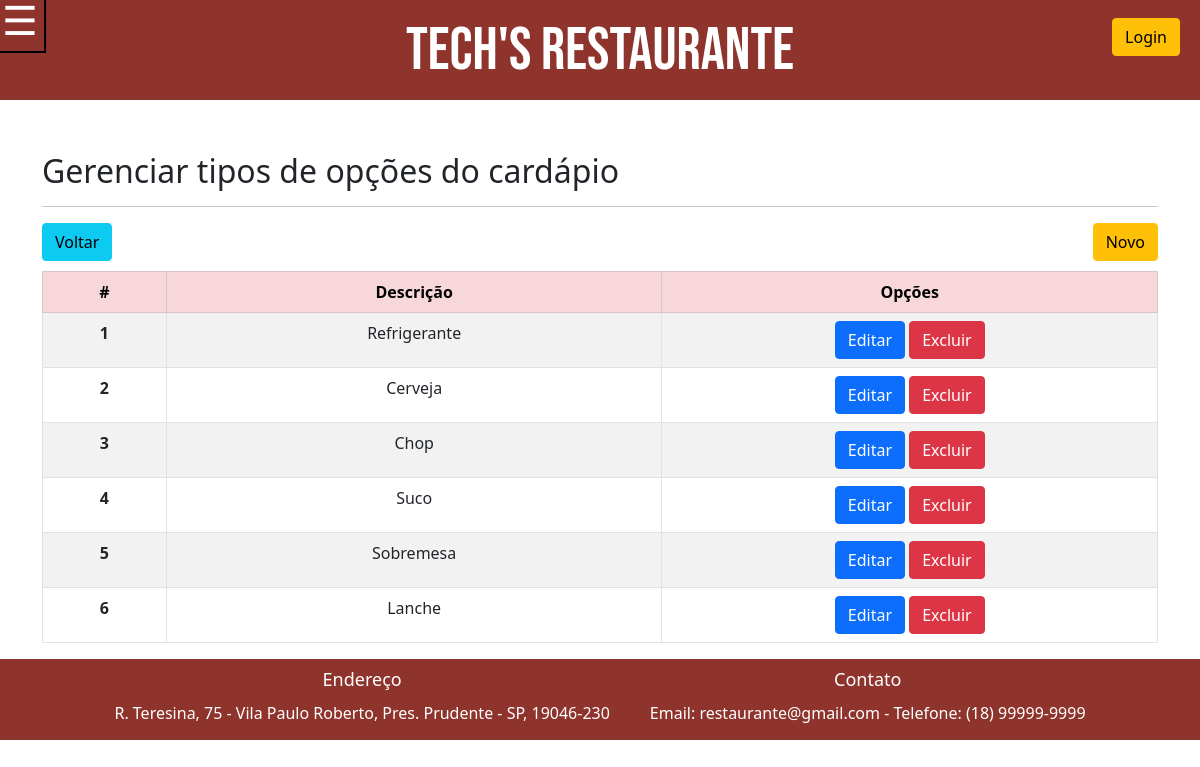
Page /tipo_opcao.php on the committed database.
### tables this page shows
CREATE TABLE `tipo_opcoes_cardapio` (
  `idTipoOpcoesCardapio` int(11) NOT NULL,
  `descricao` varchar(50) DEFAULT NULL
);

### tipo_opcao.php (the view, shortened to what this page needs)
<?php
require("header.php");
require_once('connection.php');
$mysql_query = "SELECT * FROM tipo_opcoes_cardapio ORDER BY idTipoOpcoesCardapio";
$result = $conn->query($mysql_query);
?>
<head>
</head>
<div class="container">
  <br>
  <h2 class="espaco">Gerenciar tipos de opções do cardápio</h2>
  <hr>
  <a href="cardapio.php" type="button" class="btn btn-info d-inline-block" style="margin-bottom: 10px">Voltar</a>
  <a href="insert-tipo_opcao.php" class="btn btn-warning d-inline-block float-end">Novo</a>
  <table class="table table-striped table-bordered table-hover">
    <thead>
      <tr class="table-danger" style="text-align:center">
        <th scope="col" style="width: 5%;">#</th>
        <th scope="col" style="width: 20%">Descrição</th>
        <th scope="col" style="width: 20%;">Opções</th>
      </tr>
    </thead>
    <tbody>
      <?php while($data = mysqli_fetch_array($result)) { ?>
      <tr>
        <th scope="row" style="text-align:center"><?php echo $data['idTipoOpcoesCardapio']; ?></th>
        <td scope="row" style="text-align:center"><?php echo $data['descricao']; ?></td>
        <td scope="row" style="text-align:center">
          <a href="update-tipo_opcao.php?idTipoOpcoesCardapio=<?php echo $data['idTipoOpcoesCardapio']; ?> "type="button" class="btn btn-primary">Editar</a>
          <a href="delete-tipo_opcao.php?idTipoOpcoesCardapio=<?php echo $data['idTipoOpcoesCardapio']; ?>" button type="button" class="btn btn-danger">Excluir</a>
        </td>
      </tr>
      <?php } ?>
    </tbody>
  </table>
</div>
<?php require("footer.php"); ?>

### style.css (style rules this page uses)
.espaco { padding-top: 16vh; }

### rows in the picture
tipo_opcoes_cardapio: idTipoOpcoesCardapio "1", descricao "Refrigerante"
tipo_opcoes_cardapio: idTipoOpcoesCardapio "2", descricao "Cerveja"
tipo_opcoes_cardapio: idTipoOpcoesCardapio "3", descricao "Chop"
tipo_opcoes_cardapio: idTipoOpcoesCardapio "4", descricao "Suco"
tipo_opcoes_cardapio: idTipoOpcoesCardapio "5", descricao "Sobremesa"
tipo_opcoes_cardapio: idTipoOpcoesCardapio "6", descricao "Lanche"
